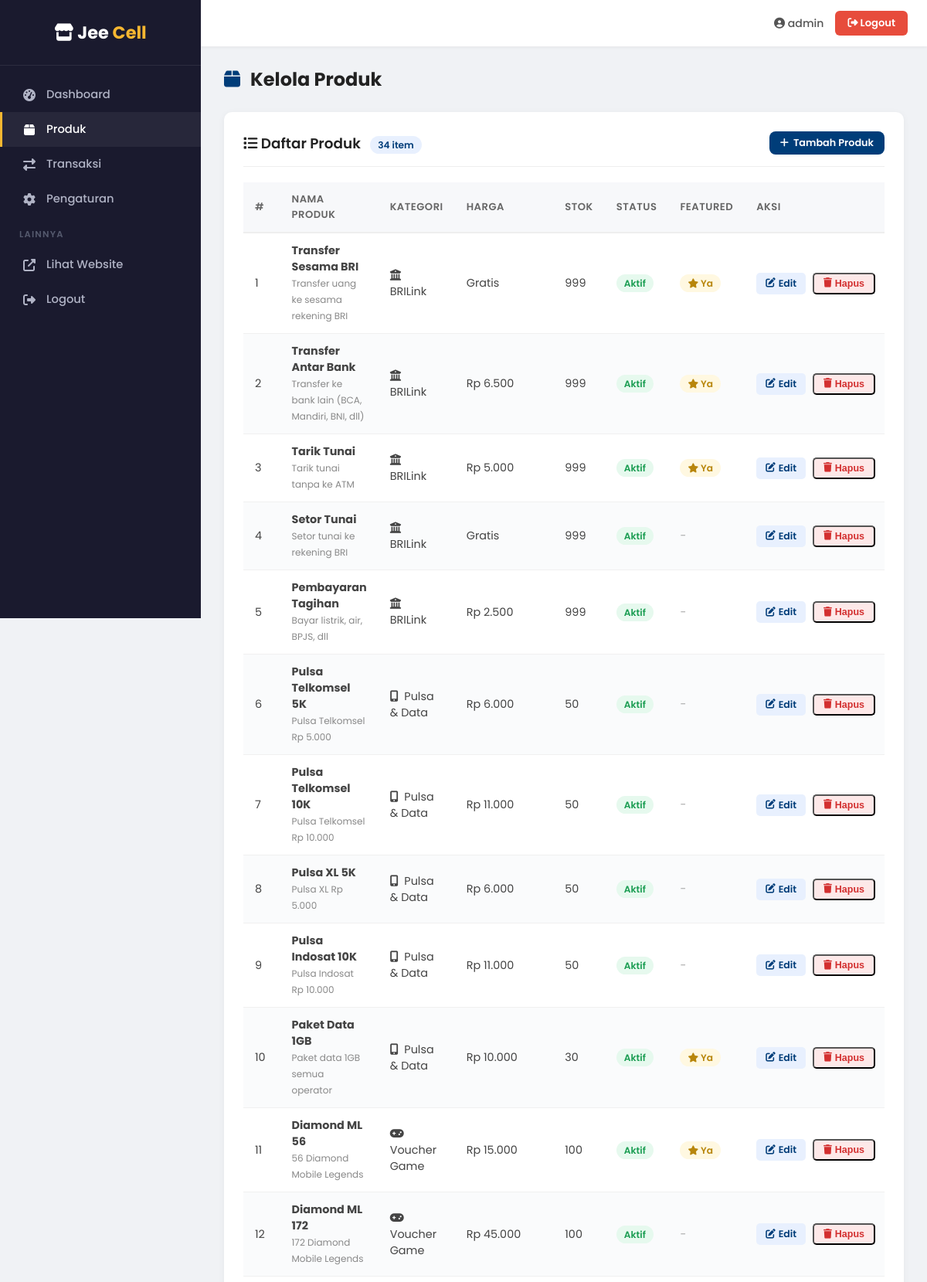
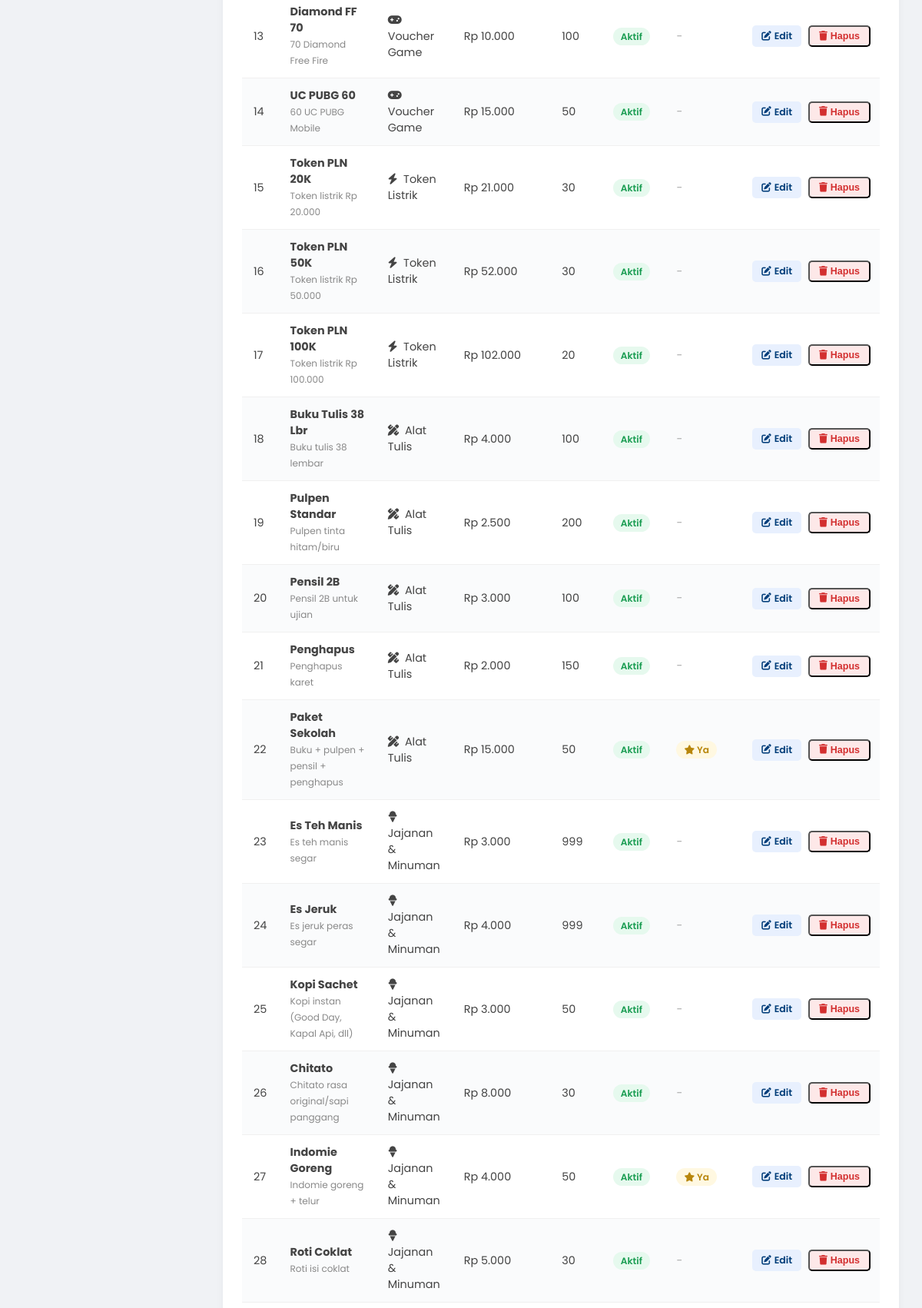
Screenshot of /admin/products (signed in, upper part) with the database file from the repository (2 pictures, top to bottom).
### tables this page shows
CREATE TABLE products (
        id INTEGER PRIMARY KEY AUTOINCREMENT,
        name TEXT NOT NULL,
        category_id INTEGER,
        price REAL DEFAULT 0,
        price_label TEXT,
        description TEXT,
        image_url TEXT,
        stock INTEGER DEFAULT 0,
        is_active INTEGER DEFAULT 1,
        is_featured INTEGER DEFAULT 0,
        created_at TIMESTAMP DEFAULT CURRENT_TIMESTAMP,
        FOREIGN KEY (category_id) REFERENCES categories(id) ON DELETE SET NULL
    );

CREATE TABLE categories (
        id INTEGER PRIMARY KEY AUTOINCREMENT,
        name TEXT NOT NULL,
        icon TEXT DEFAULT 'fas fa-box',
        description TEXT,
        sort_order INTEGER DEFAULT 0,
        is_active INTEGER DEFAULT 1,
        created_at TIMESTAMP DEFAULT CURRENT_TIMESTAMP
    );

### app.py (the view)
@app.route('/admin/products')
@admin_required
def admin_products():
    products = get_products(active_only=False)
    categories = get_categories(active_only=False)
    return render_template('admin/products.html', products=products, categories=categories)

### app.py (called while the page is built)
def admin_required(f):
    @wraps(f)
    def decorated(*args, **kwargs):
        if not session.get('admin_logged_in'):
            return redirect(url_for('admin_login'))
        return f(*args, **kwargs)
    return decorated

### database.py (called while the page is built)
def get_db():
    conn = sqlite3.connect(DB_PATH)
    conn.row_factory = sqlite3.Row
    conn.execute("PRAGMA journal_mode=WAL")
    conn.execute("PRAGMA foreign_keys=ON")
    return conn

def get_categories(active_only=True):
    conn = get_db()
    q = "SELECT * FROM categories"
    if active_only:
        q += " WHERE is_active=1"
    q += " ORDER BY sort_order"
    rows = conn.execute(q).fetchall()
    conn.close()
    return rows

def get_products(category_id=None, active_only=True, featured_only=False):
    conn = get_db()
    q = "SELECT p.*, c.name as category_name, c.icon as category_icon FROM products p LEFT JOIN categories c ON p.category_id=c.id WHERE 1=1"
    params = []
    if active_only:
        q += " AND p.is_active=1"
    if category_id:
        q += " AND p.category_id=?"
        params.append(category_id)
    if featured_only:
        q += " AND p.is_featured=1"
    q += " ORDER BY p.category_id, p.id"
    rows = conn.execute(q, params).fetchall()
    conn.close()
    return rows

### templates/admin/products.html (shortened to what this page needs)
<!DOCTYPE html>
<html lang="id">
<head>
    <link rel="stylesheet" href="https://cdnjs.cloudflare.com/ajax/libs/font-awesome/6.4.0/css/all.min.css">
    <link rel="stylesheet" href="/static/css/admin.css">
</head>
<body>
    <aside class="sidebar" id="sidebar">
        <div class="sidebar-header">
            <div class="logo"><i class="fas fa-store"></i> Jee <span>Cell</span></div>
        </div>
        <ul class="sidebar-menu">
            <li><a href="{{ url_for('admin_dashboard') }}"><i class="fas fa-tachometer-alt"></i> Dashboard</a></li>
            <li><a href="{{ url_for('admin_products') }}" class="active"><i class="fas fa-box"></i> Produk</a></li>
            <li><a href="{{ url_for('admin_transactions') }}"><i class="fas fa-exchange-alt"></i> Transaksi</a></li>
            <li><a href="{{ url_for('admin_settings') }}"><i class="fas fa-cog"></i> Pengaturan</a></li>
            <div class="sidebar-section-title">Lainnya</div>
            <li><a href="/" target="_blank"><i class="fas fa-external-link-alt"></i> Lihat Website</a></li>
            <li><a href="{{ url_for('admin_logout') }}"><i class="fas fa-sign-out-alt"></i> Logout</a></li>
        </ul>
    </aside>
    <div class="topbar">
        <div class="topbar-left">
        </div>
        <div class="topbar-right">
            <span class="admin-name"><i class="fas fa-user-circle"></i> {{ session.admin_user }}</span>
            <a href="{{ url_for('admin_logout') }}" class="btn-logout"><i class="fas fa-sign-out-alt"></i> Logout</a>
        </div>
    </div>
    <div class="main-content">
        <h1 class="page-title"><i class="fas fa-box"></i> Kelola Produk</h1>
        <div class="card">
            <div class="card-header">
                <h2><i class="fas fa-list"></i> Daftar Produk <span class="badge badge-info" style="margin-left:8px;">{{ products|length }} item</span></h2>
                <a href="{{ url_for('admin_product_add') }}" class="btn btn-primary btn-sm"><i class="fas fa-plus"></i> Tambah Produk</a>
            </div>
            <div class="table-wrapper">
                <table>
                    <thead>
                        <tr>
                            <th>#</th>
                            <th>Nama Produk</th>
                            <th>Kategori</th>
                            <th>Harga</th>
                            <th>Stok</th>
                            <th>Status</th>
                            <th>Featured</th>
                            <th>Aksi</th>
                        </tr>
                    </thead>
                    <tbody>
                        {% for p in products %}
                        <tr>
                            <td>{{ p.id }}</td>
                            <td>
                                <strong>{{ p.name }}</strong>
                                {% if p.description %}
                                <br><small style="color:#888;">{{ p.description[:50] }}{% if p.description|length > 50 %}...{% endif %}</small>
                                {% endif %}
                            </td>
                            <td>
                                {% if p.category_name %}
                                <i class="{{ p.category_icon or 'fas fa-tag' }}" style="margin-right:4px;"></i> {{ p.category_name }}
                                {% else %}
                                <span style="color:#aaa;">-</span>
                                {% endif %}
                            </td>
                            <td>
                                {% if p.price_label %}
                                {{ p.price_label }}
                                {% elif p.price and p.price > 0 %}
                                Rp {{ "{:,.0f}".format(p.price) }}
                                {% else %}
                                <span style="color:#aaa;">-</span>
                                {% endif %}
                            </td>
                            <td>{{ p.stock }}</td>
                            <td>
                                {% if p.is_active %}
                                <span class="badge badge-success">Aktif</span>
                                {% else %}
                                <span class="badge badge-danger">Nonaktif</span>
                                {% endif %}
                            </td>
                            <td>
                                {% if p.is_featured %}
                                <span class="badge badge-warning"><i class="fas fa-star"></i> Ya</span>
                                {% else %}
                                <span style="color:#aaa;">-</span>
                                {% endif %}
                            </td>
                            <td style="white-space:nowrap;">
                                <a href="{{ url_for('admin_product_edit', pid=p.id) }}" class="btn-action edit"><i class="fas fa-edit"></i> Edit</a>
                                <form method="POST" action="{{ url_for('admin_product_delete', pid=p.id) }}" style="display:inline;" onsubmit="return confirm('Yakin hapus produk \'{{ p.name }}\'?')">
                                    <button type="submit" class="btn-action delete"><i class="fas fa-trash"></i> Hapus</button>
                                </form>
                            </td>
                        </tr>
                        {% endfor %}
                    </tbody>
                </table>
            </div>
        </div>
    </div>
</body>
</html>

### static/css/admin.css (style rules this page uses)
* { margin: 0; padding: 0; box-sizing: border-box; }
body { font-family: 'Poppins', sans-serif; background: #f0f2f5; color: #333; }
a { text-decoration: none; color: inherit; }
.sidebar { position: fixed; top: 0; left: 0; width: 260px; height: 100vh; background: #1a1a2e; color: #fff; overflow-y: auto; z-index: 200; transition: transform 0.3s ease; }
.sidebar .sidebar-header { padding: 25px 20px; text-align: center; border-bottom: 1px solid rgba(255,255,255,0.08); }
.sidebar .sidebar-header .logo { font-size: 1.4rem; font-weight: 700; color: #fff; }
.sidebar .sidebar-header .logo span { color: #f7b731; }
.sidebar .sidebar-menu { list-style: none; padding: 15px 0; }
.sidebar .sidebar-menu li a { display: flex; align-items: center; gap: 12px; padding: 12px 25px; color: #b0b3c5; font-size: 0.92rem; font-weight: 500; transition: all 0.2s; border-left: 3px solid transparent; }
.sidebar .sidebar-menu li a:hover, .sidebar .sidebar-menu li a.active { color: #fff; background: rgba(255,255,255,0.06); border-left-color: #f7b731; }
.sidebar .sidebar-menu li a i { width: 20px; text-align: center; font-size: 1rem; }
.sidebar .sidebar-section-title { padding: 15px 25px 8px; font-size: 0.72rem; text-transform: uppercase; letter-spacing: 1.2px; color: #555a6e; font-weight: 600; }
.topbar { background: #fff; height: 60px; box-shadow: 0 1px 5px rgba(0,0,0,0.06); display: flex; align-items: center; justify-content: space-between; padding: 0 25px; position: sticky; top: 0; z-index: 150; }
.topbar .topbar-left { font-size: 1.1rem; font-weight: 600; color: #222; }
.topbar .topbar-right { display: flex; align-items: center; gap: 15px; }
.topbar .topbar-right .admin-name { font-size: 0.88rem; font-weight: 500; color: #555; }
.topbar .topbar-right .btn-logout { background: #e74c3c; color: #fff; padding: 6px 16px; border-radius: 6px; font-size: 0.82rem; font-weight: 600; transition: background 0.2s; }
.main-content { margin-left: 260px; padding: 25px 30px; min-height: 100vh; }
.card { background: #fff; border-radius: 10px; box-shadow: 0 2px 10px rgba(0,0,0,0.05); padding: 25px; margin-bottom: 20px; }
.card-header { display: flex; justify-content: space-between; align-items: center; margin-bottom: 20px; padding-bottom: 15px; border-bottom: 1px solid #eee; }
.card-header h2 { font-size: 1.15rem; font-weight: 600; color: #222; }
.table-wrapper { overflow-x: auto; }
table { width: 100%; border-collapse: collapse; }
table thead th { background: #f7f8fa; padding: 12px 15px; text-align: left; font-size: 0.82rem; font-weight: 600; color: #666; text-transform: uppercase; letter-spacing: 0.5px; border-bottom: 2px solid #eee; }
table tbody td { padding: 12px 15px; font-size: 0.9rem; color: #444; border-bottom: 1px solid #f0f0f0; }
table tbody tr:nth-child(even) { background: #fafbfc; }
table .btn-action { display: inline-flex; align-items: center; gap: 4px; padding: 5px 12px; border-radius: 5px; font-size: 0.78rem; font-weight: 600; transition: opacity 0.2s; margin-right: 5px; }
.btn-action.edit { background: #e8f0fe; color: #003d79; }
.btn-action.delete { background: #fde8e8; color: #d32f2f; }
.btn { display: inline-flex; align-items: center; gap: 6px; padding: 10px 22px; border: none; border-radius: 8px; font-size: 0.9rem; font-weight: 600; font-family: 'Poppins', sans-serif; cursor: pointer; transition: background 0.2s, transform 0.1s; }
.btn-primary { background: #003d79; color: #fff; }
.btn-sm { padding: 6px 14px; font-size: 0.8rem; }
.page-title { font-size: 1.5rem; font-weight: 700; color: #222; margin-bottom: 25px; }
.page-title i { margin-right: 8px; color: #003d79; }
.badge { padding: 3px 10px; border-radius: 12px; font-size: 0.76rem; font-weight: 600; }
.badge-success { background: #e6f9ee; color: #1a9d52; }
.badge-warning { background: #fff8e1; color: #b8860b; }
.badge-info { background: #e8f0fe; color: #003d79; }

### rows the page displays
products: id "1", name "Transfer Sesama BRI", description "Transfer uang ke sesama rekening BRI", category_name "BRILink", price_label "Gratis", stock "999", is_active "Aktif", is_featured 1 (drawn)
products: id "2", name "Transfer Antar Bank", description "Transfer ke bank lain (BCA, Mandiri, BNI, dll)", category_name "BRILink", price_label "Rp 6.500", stock "999", is_active "Aktif", is_featured 1 (drawn)
products: id "3", name "Tarik Tunai", description "Tarik tunai tanpa ke ATM", category_name "BRILink", price_label "Rp 5.000", stock "999", is_active "Aktif", is_featured 1 (drawn)
products: id "4", name "Setor Tunai", description "Setor tunai ke rekening BRI", category_name "BRILink", price_label "Gratis", stock "999", is_active "Aktif"
products: id "5", name "Pembayaran Tagihan", description "Bayar listrik, air, BPJS, dll", category_name "BRILink", price_label "Rp 2.500", stock "999", is_active "Aktif"
products: id "6", name "Pulsa Telkomsel 5K", description "Pulsa Telkomsel Rp 5.000", category_name "Pulsa & Data", price_label "Rp 6.000", stock "50", is_active "Aktif"
products: id "7", name "Pulsa Telkomsel 10K", description "Pulsa Telkomsel Rp 10.000", category_name "Pulsa & Data", price_label "Rp 11.000", stock "50", is_active "Aktif"
products: id "8", name "Pulsa XL 5K", description "Pulsa XL Rp 5.000", category_name "Pulsa & Data", price_label "Rp 6.000", stock "50", is_active "Aktif"
products: id "9", name "Pulsa Indosat 10K", description "Pulsa Indosat Rp 10.000", category_name "Pulsa & Data", price_label "Rp 11.000", stock "50", is_active "Aktif"
products: id "10", name "Paket Data 1GB", description "Paket data 1GB semua operator", category_name "Pulsa & Data", price_label "Rp 10.000", stock "30", is_active "Aktif", is_featured 1 (drawn)
products: id "11", name "Diamond ML 56", description "56 Diamond Mobile Legends", category_name "Voucher Game", price_label "Rp 15.000", stock "100", is_active "Aktif", is_featured 1 (drawn)
products: id "12", name "Diamond ML 172", description "172 Diamond Mobile Legends", category_name "Voucher Game", price_label "Rp 45.000", stock "100", is_active "Aktif"
products: id "13", name "Diamond FF 70", description "70 Diamond Free Fire", category_name "Voucher Game", price_label "Rp 10.000", stock "100", is_active "Aktif"
products: id "14", name "UC PUBG 60", description "60 UC PUBG Mobile", category_name "Voucher Game", price_label "Rp 15.000", stock "50", is_active "Aktif"
products: id "15", name "Token PLN 20K", description "Token listrik Rp 20.000", category_name "Token Listrik", price_label "Rp 21.000", stock "30", is_active "Aktif"
products: id "16", name "Token PLN 50K", description "Token listrik Rp 50.000", category_name "Token Listrik", price_label "Rp 52.000", stock "30", is_active "Aktif"
products: id "17", name "Token PLN 100K", description "Token listrik Rp 100.000", category_name "Token Listrik", price_label "Rp 102.000", stock "20", is_active "Aktif"
products: id "18", name "Buku Tulis 38 Lbr", description "Buku tulis 38 lembar", category_name "Alat Tulis", price_label "Rp 4.000", stock "100", is_active "Aktif"
products: id "19", name "Pulpen Standar", description "Pulpen tinta hitam/biru", category_name "Alat Tulis", price_label "Rp 2.500", stock "200", is_active "Aktif"
products: id "20", name "Pensil 2B", description "Pensil 2B untuk ujian", category_name "Alat Tulis", price_label "Rp 3.000", stock "100", is_active "Aktif"
products: id "21", name "Penghapus", description "Penghapus karet", category_name "Alat Tulis", price_label "Rp 2.000", stock "150", is_active "Aktif"
products: id "22", name "Paket Sekolah", description "Buku + pulpen + pensil + penghapus", category_name "Alat Tulis", price_label "Rp 15.000", stock "50", is_active "Aktif", is_featured 1 (drawn)
products: id "23", name "Es Teh Manis", description "Es teh manis segar", category_name "Jajanan & Minuman", price_label "Rp 3.000", stock "999", is_active "Aktif"
products: id "24", name "Es Jeruk", description "Es jeruk peras segar", category_name "Jajanan & Minuman", price_label "Rp 4.000", stock "999", is_active "Aktif"
products: id "25", name "Kopi Sachet", description "Kopi instan (Good Day, Kapal Api, dll)", category_name "Jajanan & Minuman", price_label "Rp 3.000", stock "50", is_active "Aktif"
products: id "26", name "Chitato", description "Chitato rasa original/sapi panggang", category_name "Jajanan & Minuman", price_label "Rp 8.000", stock "30", is_active "Aktif"
products: id "27", name "Indomie Goreng", description "Indomie goreng + telur", category_name "Jajanan & Minuman", price_label "Rp 4.000", stock "50", is_active "Aktif", is_featured 1 (drawn)
products: id "28", name "Roti Coklat", description "Roti isi coklat", category_name "Jajanan & Minuman", price_label "Rp 5.000", stock "30", is_active "Aktif"

### other values shown
{{ session.admin_user }} "admin"
{{ products|length }} "34"
